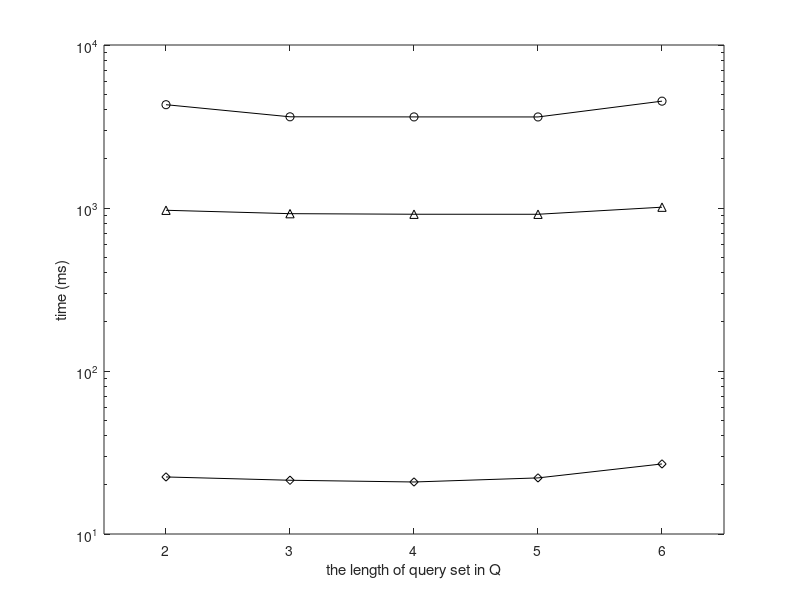

This figure's MATLAB source: (Note: this script raises an error after producing the figure.)
set(gcf,'color',[1, 1, 1]);
set(gcf,'unit','centimeters','position',[10 5 9 7]);

x=[1, 2, 3, 4, 5];
y1 = [968.4931305700001	923.12142042	915.66037454	915.2668816400001	1011.63289702];
y2 = [4303.23745919	3626.7391646300002	3621.3010882500002	3618.97603816	4524.01978966];
y3 = [22.38667889	21.367256360000003	20.85101066	22.08802087 26.90619781 ];

p1= semilogy(x, y1, '-k^');
hold on;
p2 = semilogy(x, y2, '-ko');
hold on;
p3 = semilogy(x, y3, '-kd');

xlabel('the length of query set in Q');
ylabel('time (ms)');

axis([0.5 5.5 10.0 10000]);

set(gca, 'xtick', 1:5, 'XTickLabel', {'2','3','4','5','6'});
leg=legend('basic-g-v2','basic-w-v2','MDec', 2);
set(leg,'edgecolor','white');

set(gca, 'FontSize', 12);
set(get(gca, 'XLabel'), 'FontSize',12);
set(get(gca, 'YLabel'), 'FontSize',12);
set(findall(gcf,'type','line'),'linewidth',1.5);
set(gca, 'LineWidth', 1.5);
